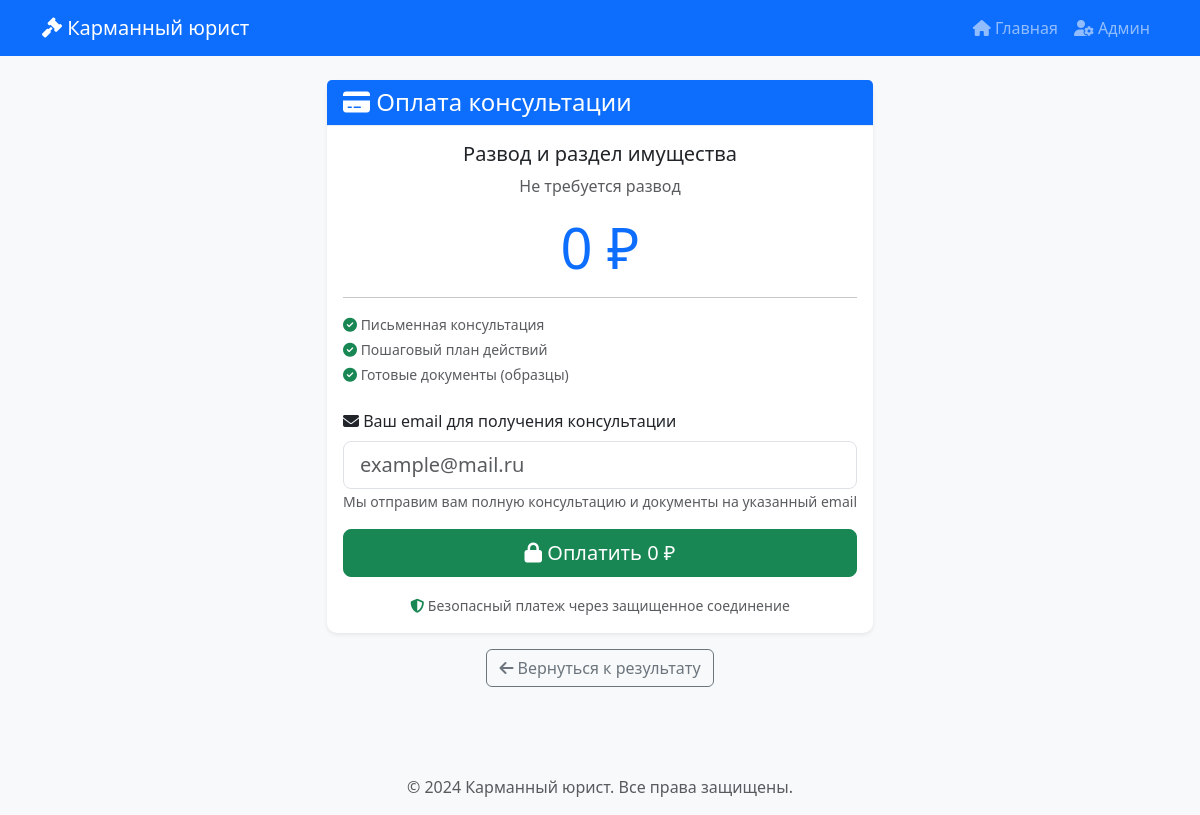
Page /payment/4/ on the committed database.
### core/models.py (models this page shows, shortened)
class Conclusion(models.Model):
    questionnaire = models.ForeignKey(
        Questionnaire,
        on_delete=models.CASCADE,
        verbose_name='Опросник',
        related_name='conclusions'
    )
    order = models.PositiveIntegerField('Номер вывода')
    title = models.CharField('Заголовок', max_length=200)
    is_paid = models.BooleanField('Только платно', default=False)  # Добавить
    views_count = models.PositiveIntegerField('Просмотров', default=0)  # Добавить
    purchases_count = models.PositiveIntegerField('Покупок', default=0)  # Добавить
    short_text = models.TextField('Краткий вывод (бесплатно)')
    full_text = models.TextField('Итоговый вывод (платно)')
    pros = models.TextField('Плюсы ситуации', blank=True, help_text='Положительные аспекты для пользователя')
    cons = models.TextField('Минусы ситуации', blank=True, help_text='Негативные аспекты для пользователя')
    success_rate = models.IntegerField('Вероятность успеха', default=50, help_text='От 0 до 100%')
    price = models.DecimalField('Цена', max_digits=10, decimal_places=2, default=0)
    documents = models.FileField(
        'Документы',
        upload_to='docs/%Y/%m/%d/',
        blank=True,
        null=True,
        help_text='Прикрепите файлы документов'
    )
    created_at = models.DateTimeField('Дата создания', auto_now_add=True)
    class Meta:
        verbose_name = 'Вывод'
        verbose_name_plural = 'Выводы'
        ordering = ['order']

class Questionnaire(models.Model):
    direction = models.ForeignKey(
        LegalDirection,
        on_delete=models.CASCADE,
        verbose_name='Направление',
        related_name='questionnaires'
    )
    name = models.CharField('Название опросника', max_length=200)
    description = models.TextField('Описание', blank=True)
    is_active = models.BooleanField('Активен', default=True)
    created_at = models.DateTimeField('Дата создания', auto_now_add=True)
    updated_at = models.DateTimeField('Дата обновления', auto_now=True)
    views_count = models.PositiveIntegerField('Просмотров', default=0)  # Добавить
    completions_count = models.PositiveIntegerField('Завершений', default=0)
    class Meta:
        verbose_name = 'Опросник'
        verbose_name_plural = 'Опросники'
        ordering = ['-created_at']

### core/views.py (the view, shortened to what this page needs)
# urls.py: path('payment/<int:conclusion_id>/', views.user_payment, name='user_payment'),
def user_payment(request, conclusion_id):
    conclusion = get_object_or_404(Conclusion, id=conclusion_id)
    return render(request, 'user/payment.html', {'conclusion': conclusion})

### core/templates/user/payment.html (shortened to what this page needs)
{% extends 'base.html' %}
{% load static %}
{% block content %}
<div class="container py-4">
    <div class="row justify-content-center">
        <div class="col-lg-6">
            <div class="card shadow-sm">
                <div class="card-header bg-primary text-white">
                    <h4 class="mb-0"><i class="fas fa-credit-card"></i> Оплата консультации</h4>
                </div>
                <div class="card-body">
                    <div class="text-center mb-4">
                        <h5>{{ conclusion.questionnaire.name }}</h5>
                        <p class="text-muted">{{ conclusion.title }}</p>
                        <div class="display-4 text-primary">{{ conclusion.price|floatformat:0 }} ₽</div>
                        <hr>
                        <div class="text-start">
                            <p class="text-muted small mb-1">
                                <i class="fas fa-check-circle text-success"></i> Письменная консультация
                            </p>
                            <p class="text-muted small mb-1">
                                <i class="fas fa-check-circle text-success"></i> Пошаговый план действий
                            </p>
                            <p class="text-muted small mb-0">
                                <i class="fas fa-check-circle text-success"></i> Готовые документы (образцы)
                            </p>
                        </div>
                    </div>
                    <form method="post" id="paymentForm">
                        <div class="mb-3">
                            <label for="email" class="form-label">
                                <i class="fas fa-envelope"></i> Ваш email для получения консультации
                            </label>
                            <input type="email"
                                   class="form-control form-control-lg"
                                   id="email"
                                   name="email"
                                   placeholder="example@mail.ru"
                                   required>
                            <small class="text-muted">
                                Мы отправим вам полную консультацию и документы на указанный email
                            </small>
                        </div>
                        <button type="submit" class="btn btn-success btn-lg w-100">
                            <i class="fas fa-lock"></i> Оплатить {{ conclusion.price|floatformat:0 }} ₽
                        </button>
                    </form>
                    <div class="mt-3 text-center">
                        <small class="text-muted">
                            <i class="fas fa-shield-alt text-success"></i>
                            Безопасный платеж через защищенное соединение
                        </small>
                    </div>
                </div>
            </div>
            <div class="mt-3 text-center">
                <a href="{% url 'core:user_result' conclusion.id %}" class="btn btn-outline-secondary">
                    <i class="fas fa-arrow-left"></i> Вернуться к результату
                </a>
            </div>
        </div>
    </div>
</div>
{% endblock %}

### core/static/css/style.css (style rules this page uses)
body { font-family: 'Segoe UI', Tahoma, Geneva, Verdana, sans-serif; background-color: #f8f9fa; }
.card { box-shadow: 0 0.125rem 0.25rem rgba(0, 0, 0, 0.075); border: none; border-radius: 10px; }
.card-header { background-color: #f8f9fa; border-bottom: 1px solid #e9ecef; }

### rows in the picture
Conclusion: questionnaire.name "Развод и раздел имущества", title "Не требуется развод", price "0"
